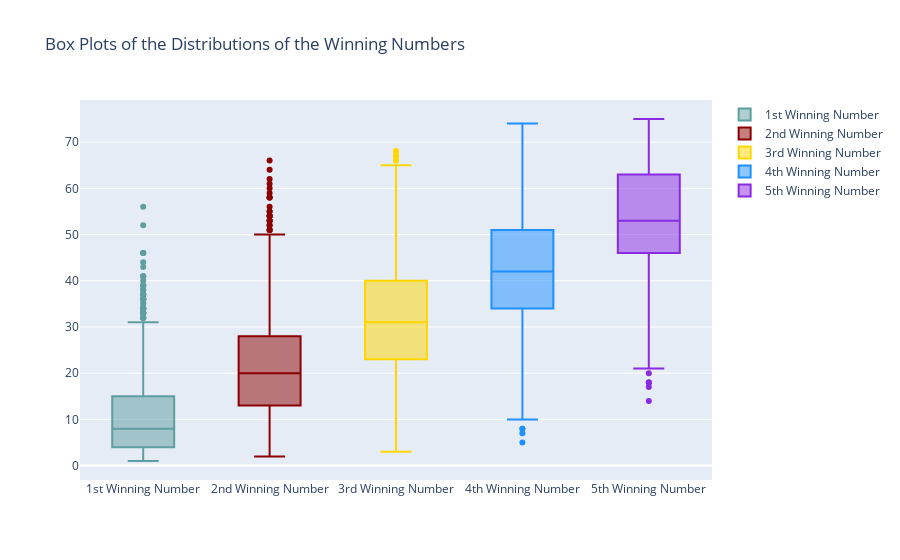

Notebook code cell kept with this figure:
### Code cell
#boxplots for each winning number showing distribution
#make variables for each winning number
first=df['win_num_1']
second=df['win_num_2']
third=df['win_num_3']
fourth=df['win_num_4']
fifth=df['win_num_5']
fig = go.Figure()
fig.add_trace(go.Box(y=first, name='1st Winning Number', marker_color='cadetblue')).add_trace(go.Box(y=second, name='2nd Winning Number', marker_color='darkred')).add_trace(go.Box(y=third, name='3rd Winning Number', marker_color='gold')).add_trace(go.Box(y=fourth, name='4th Winning Number', marker_color='dodgerblue')).add_trace(go.Box(y=fifth, name='5th Winning Number', marker_color='blueviolet')).update_layout(title_text="Box Plots of the Distributions of the Winning Numbers")

### Figure 1 — Plotly figure (JSON) as saved in the notebook; plotly's stock layout.template omitted (floating-point values rounded to 4 significant figures; data arrays with more than 128 entries replaced by an {"elided": "..."} marker saying what was removed)
{"data": [{"marker": {"color": "cadetblue"}, "name": "1st Winning Number", "type": "box", "y": {"elided": "2402 int values"}}, {"marker": {"color": "darkred"}, "name": "2nd Winning Number", "type": "box", "y": {"elided": "2402 int values"}}, {"marker": {"color": "gold"}, "name": "3rd Winning Number", "type": "box", "y": {"elided": "2402 int values"}}, {"marker": {"color": "dodgerblue"}, "name": "4th Winning Number", "type": "box", "y": {"elided": "2402 int values"}}, {"marker": {"color": "blueviolet"}, "name": "5th Winning Number", "type": "box", "y": {"elided": "2402 int values"}}], "layout": {"title": {"text": "Box Plots of the Distributions of the Winning Numbers"}}}
